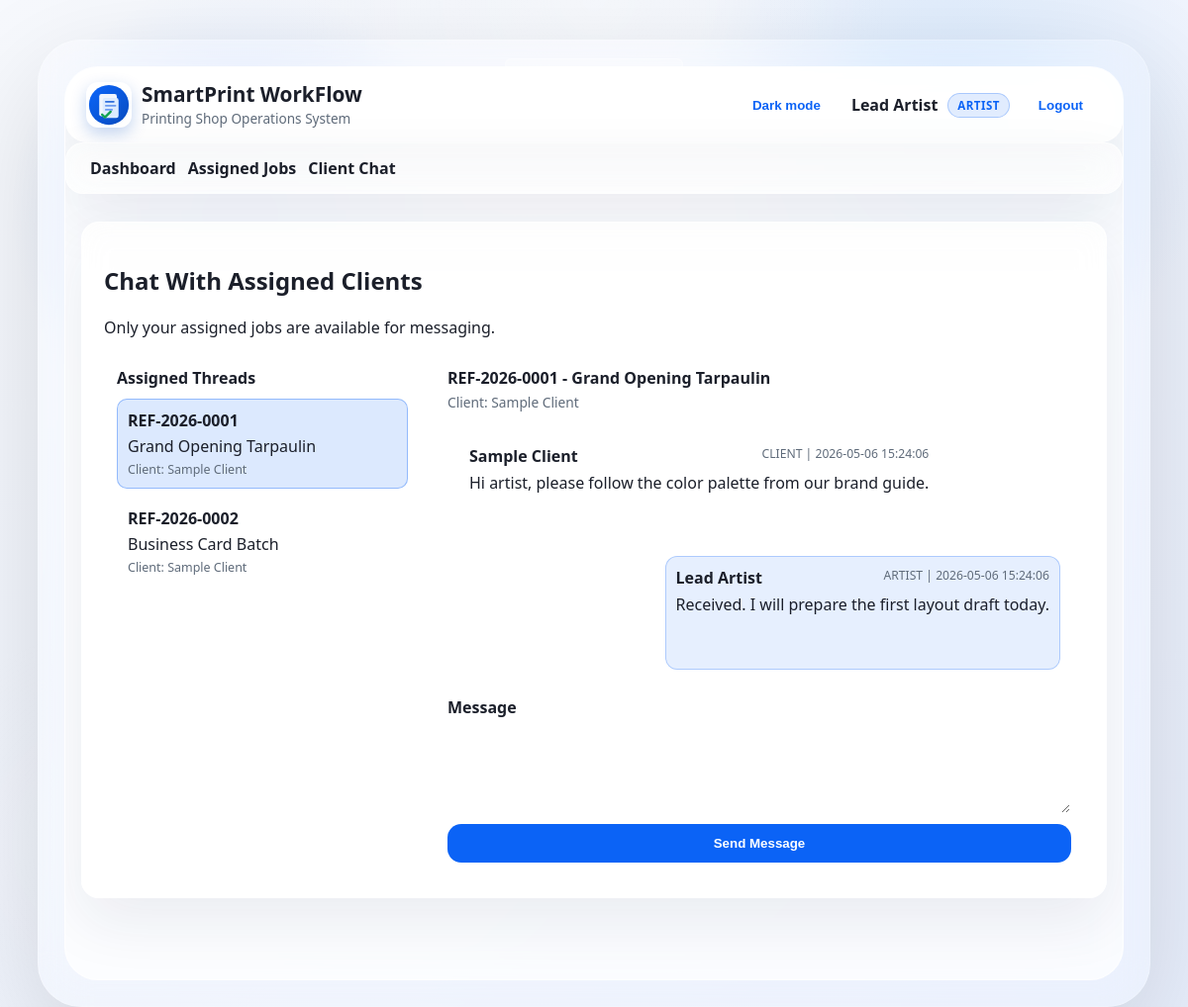
The page /pages/artist/chat.php (signed in) on the database its author committed.
### tables this page shows
CREATE TABLE users (
    id INT AUTO_INCREMENT PRIMARY KEY,
    full_name VARCHAR(120) NOT NULL,
    email VARCHAR(120) NOT NULL UNIQUE,
    password_hash VARCHAR(255) NOT NULL,
    role_id TINYINT UNSIGNED NOT NULL,
    is_active TINYINT(1) NOT NULL DEFAULT 1,
    created_at TIMESTAMP DEFAULT CURRENT_TIMESTAMP,
    CONSTRAINT fk_users_role FOREIGN KEY (role_id) REFERENCES roles(id),
    INDEX idx_users_role_id (role_id)
);

CREATE TABLE roles (
    id TINYINT UNSIGNED AUTO_INCREMENT PRIMARY KEY,
    code VARCHAR(30) NOT NULL UNIQUE,
    label VARCHAR(60) NOT NULL
);

CREATE TABLE print_jobs (
    id INT AUTO_INCREMENT PRIMARY KEY,
    reference_number VARCHAR(20) NOT NULL UNIQUE,
    client_id INT NOT NULL,
    assigned_admin_id INT NULL,
    assigned_artist_id INT NULL,
    title VARCHAR(150) NOT NULL,
    description TEXT NULL,
    service_type_id INT UNSIGNED NOT NULL,
    total_amount DECIMAL(10,2) NOT NULL DEFAULT 0.00,
    quantity INT NOT NULL,
    due_date DATE NOT NULL,
    status_id TINYINT UNSIGNED NOT NULL,
    created_at TIMESTAMP DEFAULT CURRENT_TIMESTAMP,
    updated_at TIMESTAMP DEFAULT CURRENT_TIMESTAMP ON UPDATE CURRENT_TIMESTAMP,
    CONSTRAINT fk_jobs_client FOREIGN KEY (client_id) REFERENCES users(id),
    CONSTRAINT fk_jobs_admin FOREIGN KEY (assigned_admin_id) REFERENCES users(id),
    CONSTRAINT fk_jobs_artist FOREIGN KEY (assigned_artist_id) REFERENCES users(id),
    CONSTRAINT fk_jobs_service_type FOREIGN KEY (service_type_id) REFERENCES service_types(id),
    CONSTRAINT fk_jobs_status FOREIGN KEY (status_id) REFERENCES job_statuses(id),
    INDEX idx_jobs_client_id (client_id),
    INDEX idx_jobs_admin_id (assigned_admin_id),
    INDEX idx_jobs_artist_id (assigned_artist_id),
    INDEX idx_jobs_service_type_id (service_type_id),
    INDEX idx_jobs_status_id (status_id)
);

CREATE TABLE job_messages (
    id INT AUTO_INCREMENT PRIMARY KEY,
    job_id INT NOT NULL,
    sender_id INT NOT NULL,
    message_text TEXT NOT NULL,
    created_at TIMESTAMP DEFAULT CURRENT_TIMESTAMP,
    CONSTRAINT fk_messages_job FOREIGN KEY (job_id) REFERENCES print_jobs(id),
    CONSTRAINT fk_messages_sender FOREIGN KEY (sender_id) REFERENCES users(id),
    INDEX idx_messages_job_id (job_id),
    INDEX idx_messages_sender_id (sender_id),
    INDEX idx_messages_created_at (created_at)
);

### includes/bootstrap.php (called while the page is built, shortened)
<?php
function e(string $value): string
{
    return htmlspecialchars($value, ENT_QUOTES, 'UTF-8');
}
function currentUser(): ?array
{
    return $_SESSION['user'] ?? null;
}

### pages/artist/chat.php (the view, shortened to what this page needs)
<?php
require_once __DIR__ . '/../../includes/bootstrap.php';
$user = currentUser();
$jobsStmt = $pdo->prepare("
    SELECT j.id, j.reference_number, j.title, j.updated_at, c.full_name AS client_name
    FROM print_jobs j
    INNER JOIN users c ON c.id = j.client_id
    WHERE j.assigned_artist_id = ?
    ORDER BY j.updated_at DESC
");
$jobsStmt->execute([$user['id']]);
$jobs = $jobsStmt->fetchAll();
$selectedJobId = (int) ($_GET['job_id'] ?? 0);
if ($selectedJobId <= 0 && isset($jobs[0])) {
    $selectedJobId = (int) $jobs[0]['id'];
}
$selectedJob = null;
foreach ($jobs as $job) {
    if ((int) $job['id'] === $selectedJobId) {
        $selectedJob = $job;
        break;
    }
}
$messages = [];
if ($selectedJob) {
    $messagesStmt = $pdo->prepare("
        SELECT m.id, m.message_text, m.created_at, m.sender_id,
               u.full_name AS sender_name,
               r.code AS sender_role
        FROM job_messages m
        INNER JOIN users u ON u.id = m.sender_id
        INNER JOIN roles r ON r.id = u.role_id
        WHERE m.job_id = ?
        ORDER BY m.created_at ASC
    ");
    $messagesStmt->execute([(int) $selectedJob['id']]);
    $messages = $messagesStmt->fetchAll();
}
require_once __DIR__ . '/../../includes/header.php';
?>
<section class="card">
    <h2>Chat With Assigned Clients</h2>
    <p>Only your assigned jobs are available for messaging.</p>
    <div class="chat-layout">
        <aside class="chat-job-list">
            <h3>Assigned Threads</h3>
            <?php foreach ($jobs as $job): ?>
                <a class="chat-job-link <?= (int) $job['id'] === $selectedJobId ? 'active' : '' ?>" href="/smartprint-workflow/pages/artist/chat.php?job_id=<?= (int) $job['id'] ?>">
                    <strong><?= e($job['reference_number']) ?></strong>
                    <span><?= e($job['title']) ?></span>
                    <small>Client: <?= e($job['client_name']) ?></small>
                </a>
            <?php endforeach; ?>
        </aside>
        <div class="chat-thread-wrap">
            <?php if (!$selectedJob): ?>
                <p class="assignment-empty">Select a thread to view chat.</p>
            <?php else: ?>
                <div class="chat-thread-head">
                    <h3><?= e($selectedJob['reference_number']) ?> - <?= e($selectedJob['title']) ?></h3>
                    <p>Client: <?= e($selectedJob['client_name']) ?></p>
                </div>
                <div class="chat-thread">
                    <?php foreach ($messages as $message): ?>
                        <?php $isMine = (int) $message['sender_id'] === (int) $user['id']; ?>
                        <article class="chat-bubble <?= $isMine ? 'mine' : 'other' ?>">
                            <div class="chat-meta">
                                <strong><?= e($message['sender_name']) ?></strong>
                                <span><?= e(strtoupper($message['sender_role'])) ?> | <?= e($message['created_at']) ?></span>
                            </div>
                            <p><?= nl2br(e($message['message_text'])) ?></p>
                        </article>
                    <?php endforeach; ?>
                </div>
                <form method="POST" class="form-grid chat-form">
                    <label>Message
                        <textarea name="message" rows="3" maxlength="2000" required></textarea>
                    </label>
                    <button class="btn" type="submit">Send Message</button>
                </form>
            <?php endif; ?>
        </div>
    </div>
</section>
<?php require_once __DIR__ . '/../../includes/footer.php'; ?>

### includes/header.php (shortened to what this page needs)
<?php
$user = currentUser();
?>
<!DOCTYPE html>
<html lang="en">
<head>
    <link rel="stylesheet" href="/smartprint-workflow/assets/css/styles.css">
</head>
<body>
<div class="macbook-shell">
    <div class="macbook-frame">
        <div class="macbook-screen">
            <header class="topbar">
                <div class="topbar-left">
                    <img src="/smartprint-workflow/assets/img/smartprint-logo.svg" alt="SmartPrint logo" class="brand-logo">
                    <div class="brand-block">
                        <h1>SmartPrint WorkFlow</h1>
                        <p>Printing Shop Operations System</p>
                    </div>
                </div>
                <div class="topbar-actions">
                    <button type="button" class="btn btn-outline" id="themeToggle">Dark mode</button>
                    <?php if ($user): ?>
                        <div class="user-info">
                            <span class="user-name"><?= e($user['full_name']) ?></span>
                            <span class="role-pill"><?= e(strtoupper($user['role'])) ?></span>
                            <form method="POST" action="/smartprint-workflow/logout.php" class="logout-form">
                                <button class="btn btn-outline" type="submit">Logout</button>
                            </form>
                        </div>
                    <?php endif; ?>
                </div>
            </header>
            <?php if ($user): ?>
            <nav class="nav">
                <a href="/smartprint-workflow/dashboard.php">Dashboard</a>
                <?php if ($user['role'] === 'super_admin'): ?>
                    <a href="/smartprint-workflow/pages/super_admin/users.php">Users</a>
                    <a href="/smartprint-workflow/pages/super_admin/jobs.php">All Jobs</a>
                    <a href="/smartprint-workflow/pages/super_admin/reports.php">Reports</a>
                    <a href="/smartprint-workflow/pages/super_admin/chat.php">Chat Monitor</a>
                <?php elseif ($user['role'] === 'admin'): ?>
                    <a href="/smartprint-workflow/pages/admin/jobs.php">Manage Jobs</a>
                    <a href="/smartprint-workflow/pages/admin/chat.php">Chat Monitor</a>
                <?php elseif ($user['role'] === 'artist'): ?>
                    <a href="/smartprint-workflow/pages/artist/jobs.php">Assigned Jobs</a>
                    <a href="/smartprint-workflow/pages/artist/chat.php">Client Chat</a>
                <?php elseif ($user['role'] === 'client'): ?>
                    <a href="/smartprint-workflow/pages/client/jobs.php">My Jobs</a>
                    <a href="/smartprint-workflow/pages/client/chat.php">Artist Chat</a>
                <?php endif; ?>
            </nav>
            <?php endif; ?>
<main class="container">

### rows shown on the page
users: full_name "Lead Artist"
roles: code "ARTIST"
print_jobs: reference_number "REF-2026-0001", title "Grand Opening Tarpaulin", client.full_name "Sample Client"
print_jobs: reference_number "REF-2026-0002", title "Business Card Batch", client.full_name "Sample Client"
users: full_name "Sample Client"
job_messages: sender.full_name "Sample Client", roles.code "CLIENT", created_at "2026-05-06 15:24:06", message_text "Hi artist, please follow the color palette from our brand guide."
job_messages: sender.full_name "Lead Artist", roles.code "ARTIST", created_at "2026-05-06 15:24:06", message_text "Received. I will prepare the first layout draft today."
